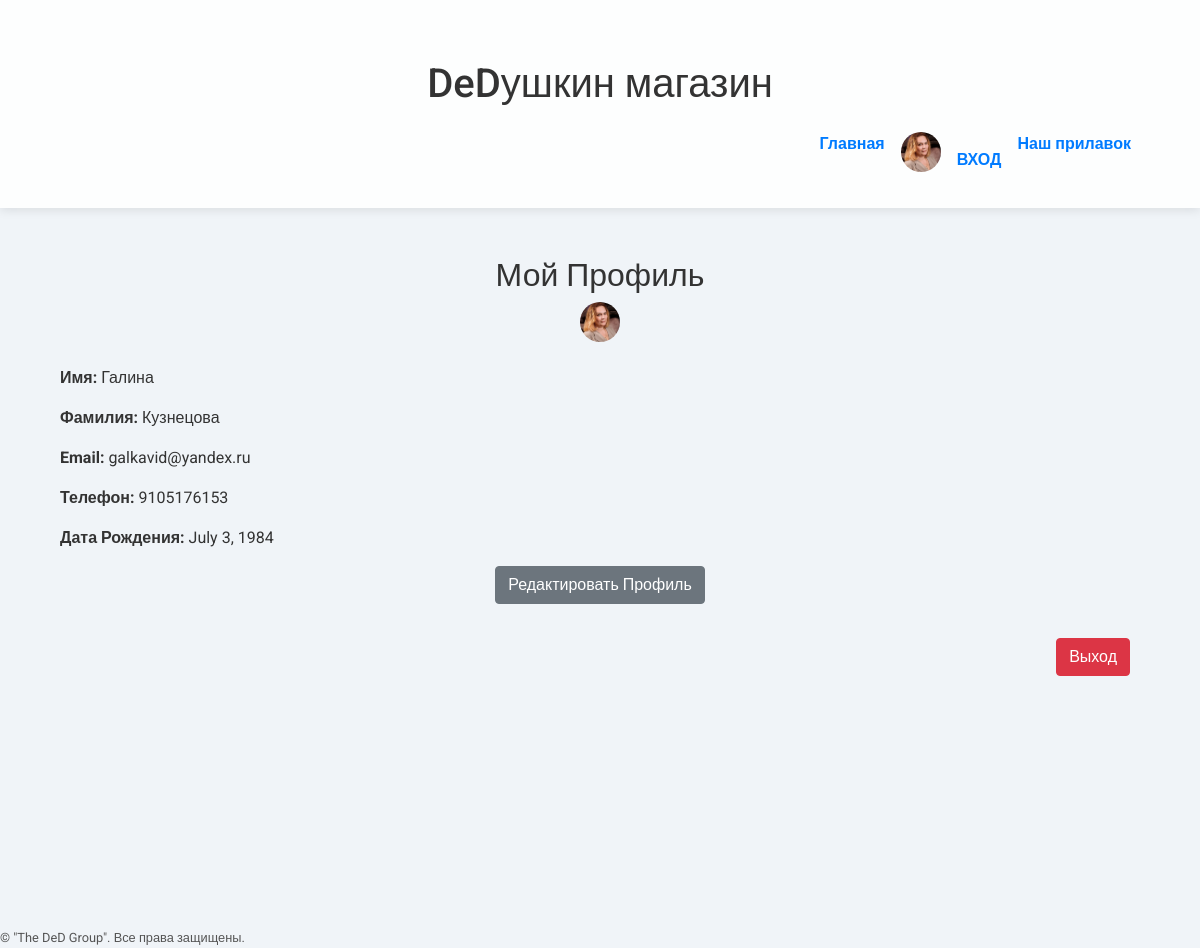
/accounts/profile/ (signed in), run on the app's committed database.
### myshop_dj/models.py (models this page shows, shortened)
class UserProfile(models.Model):
    user = models.OneToOneField(User, on_delete=models.CASCADE, related_name='profile')
    profile_picture = models.ImageField(upload_to='profile_pictures/',
                                        blank=True, null=True)  # Укажите путь для загрузки изображений
    date_of_birth = models.DateField(null=True, blank=True)  # Поле для даты рождения
    phone_number = models.CharField(max_length=15, null=True, blank=True)  # Поле для телефона
    email = models.EmailField(max_length=254, null=True, blank=True)  # Поле для электронной почты
    last_name = models.CharField(max_length=150, null=True, blank=True)  # Поле для фамилии
    first_name = models.CharField(max_length=150, null=True, blank=True)  # Поле для имени

### myshop_dj/views.py (the view)
# urls.py: path('accounts/profile/', views.profile_view, name='profile'),
@login_required
def profile_view(request):
    profile = request.user.profile  # Доступ через related_name='profile'
    profile_picture_url = profile.profile_picture.url if profile.profile_picture and profile.profile_picture.name else 'default_image_url'  # URL изображения по умолчанию
    return render(request, 'myshop_dj/profile.html', {
        'profile': profile,
        'profile_picture_url': profile_picture_url,
    })

### templates/myshop_dj/profile.html
{% extends 'myshop_dj/base.html' %}
{% load static %}
{% block content %}
  <div class="container mt-5">
    <h2 class="text-center">Мой Профиль</h2>
    <div class="text-center">
      {% if profile.profile_picture %}
         <img src="{{ profile.profile_picture.url }}" alt="Profile Picture" class="profile-icon" />
      {% else %}
         <img src="{% static 'images/icon.png' %}" alt="Default Profile Picture" class="profile-icon" />
      {% endif %}
    </div>
    <div class="mt-4">
      <p><strong>Имя:</strong> {{ profile.first_name }}</p>
      <p><strong>Фамилия:</strong> {{ profile.last_name }}</p>
      <p><strong>Email:</strong> {{ profile.email }}</p>
      <p><strong>Телефон:</strong> {{ profile.phone_number }}</p>
      <p><strong>Дата Рождения:</strong> {{ profile.date_of_birth }}</p>
      <div class="text-center">
        <a href="{% url 'edit_profile' %}" class="btn btn-secondary">Редактировать Профиль</a>
      </div>
    </div>
    <div class="container mt-4" style="position: relative; min-height: 300px;">
      <div class="navigation mb-3 d-flex flex-column align-items-end" style="position: absolute; top: 10px; right: 10px;">
        <a href="{% url 'logout' %}" class="btn btn-danger">Выход</a>
      </div>
    </div>
  </div>
{% endblock %}

### templates/myshop_dj/base.html (shortened to what this page needs)
{% load static %}
<!DOCTYPE html>
<html lang="ru">
<head>
    <link rel="stylesheet" href="https://stackpath.bootstrapcdn.com/bootstrap/4.5.2/css/bootstrap.min.css">
</head>
<body>
    <header>
        <div class="container">
            <h1 class="text-center">DeDушкин магазин</h1>
            <nav class="navbar navbar-expand-lg navbar-light">
                <div class="collapse navbar-collapse" id="navbarNav">
                    <ul class="navbar-nav ml-auto">
                        <li class="nav-item"><a class="nav-link" href="{% url 'home' %}">Главная</a></li>
                        <a class="nav-link" href="{% url 'profile' %}">
                              {% with profile=user.profile %}
                                {% if profile.profile_picture %}
                                   <img src="{{ profile.profile_picture.url }}" alt="Profile Picture" class="profile-icon" />
                                {% else %}
                                   <img src="{% static 'images/icon.png' %}" alt="Default Profile Picture" class="profile-icon" />
                                {% endif %}
                              {% endwith %}
                          <li class="nav-item"><a class="nav-link" href="{% url 'login' %}">ВХОД</a></li>
                        </a>
                        <li class="nav-item"><a class="nav-link" href="{% url 'category_list' %}">Наш прилавок</a></li>
                    </ul>
                </div>
            </nav>
        </div>
    </header>
    <main class="container mt-4">
        {% block content %}{% endblock %}
    </main>
    <footer>
        <p>&copy; {{ current_year }} "The DeD Group". Все права защищены.</p>
    </footer>
</body>
</html>

### templates/myshop_dj/base.html (style rules this page uses)
body { font-family: 'Roboto', sans-serif; background: #f0f4f8; color: #333; }
header { background-color: rgba(255, 255, 255, 0.9); padding: 20px 0; box-shadow: 0 2px 10px rgba(0, 0, 0, 0.1); }
.profile-icon { width: 40px; height: 40px; border-radius: 50%; object-fit: cover; }
.navbar-nav .nav-link { color: #007bff !important; font-weight: 600; }
.container { margin-top: 40px; }
footer p { font-size: 0.8rem; color: #555; margin: 0; }
.text-center { color: #333; }

### data on the page
UserProfile: profile_picture (picture), first_name "Галина", last_name "Кузнецова", email "galkavid@yandex.ru", phone_number "9105176153", date_of_birth "July 3, 1984"
